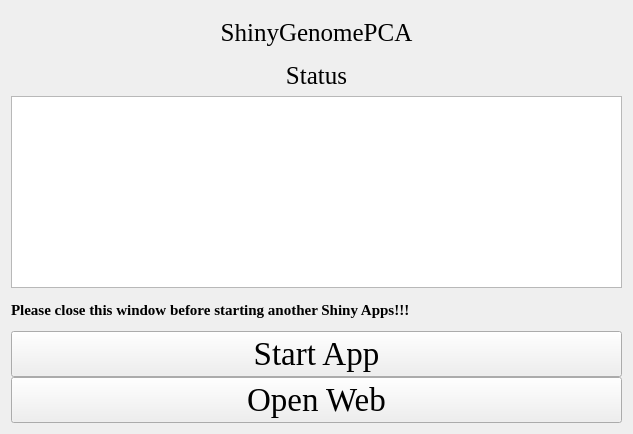
<?xml version="1.0" encoding="UTF-8"?>
<ui version="4.0">
 <class>Form</class>
 <widget class="QWidget" name="Form">
  <property name="geometry">
   <rect>
    <x>0</x>
    <y>0</y>
    <width>633</width>
    <height>434</height>
   </rect>
  </property>
  <property name="windowTitle">
   <string>Form</string>
  </property>
  <property name="styleSheet">
   <string notr="true">background-image: url(D:/tools/Pycharm/pyqt/logo/green_back.png);</string>
  </property>
  <layout class="QGridLayout" name="gridLayout_4">
   <property name="verticalSpacing">
    <number>0</number>
   </property>
   <item row="0" column="0">
    <layout class="QGridLayout" name="gridLayout_5">
     <property name="verticalSpacing">
      <number>0</number>
     </property>
     <item row="0" column="0" colspan="3">
      <widget class="QLabel" name="label">
       <property name="font">
        <font>
         <family>Times New Roman</family>
         <pointsize>19</pointsize>
        </font>
       </property>
       <property name="text">
        <string>ShinyGenomePCA</string>
       </property>
       <property name="alignment">
        <set>Qt::AlignCenter</set>
       </property>
      </widget>
     </item>
     <item row="3" column="0" colspan="3">
      <widget class="QLabel" name="label_4">
       <property name="font">
        <font>
         <family>Times New Roman</family>
         <pointsize>19</pointsize>
        </font>
       </property>
       <property name="text">
        <string>Status</string>
       </property>
       <property name="alignment">
        <set>Qt::AlignCenter</set>
       </property>
      </widget>
     </item>
     <item row="5" column="0" rowspan="2" colspan="3">
      <widget class="QTextBrowser" name="textBrowser">
       <property name="styleSheet">
        <string notr="true">background-image: url(D:/Documents/Desktop/white.png)</string>
       </property>
      </widget>
     </item>
     <item row="7" column="0" colspan="3">
      <widget class="QLabel" name="label_3">
       <property name="font">
        <font>
         <family>Times New Roman</family>
         <pointsize>11</pointsize>
         <weight>75</weight>
         <bold>true</bold>
        </font>
       </property>
       <property name="text">
        <string>Please close this window before starting another Shiny Apps!!!</string>
       </property>
      </widget>
     </item>
     <item row="8" column="0" colspan="3">
      <widget class="QPushButton" name="pushButton">
       <property name="font">
        <font>
         <family>Times New Roman</family>
         <pointsize>25</pointsize>
        </font>
       </property>
       <property name="text">
        <string>Start App</string>
       </property>
      </widget>
     </item>
     <item row="9" column="0" colspan="3">
      <widget class="QPushButton" name="pushButton_2">
       <property name="font">
        <font>
         <family>Times New Roman</family>
         <pointsize>25</pointsize>
        </font>
       </property>
       <property name="text">
        <string>Open Web</string>
       </property>
      </widget>
     </item>
    </layout>
   </item>
  </layout>
 </widget>
 <resources/>
 <connections/>
</ui>
